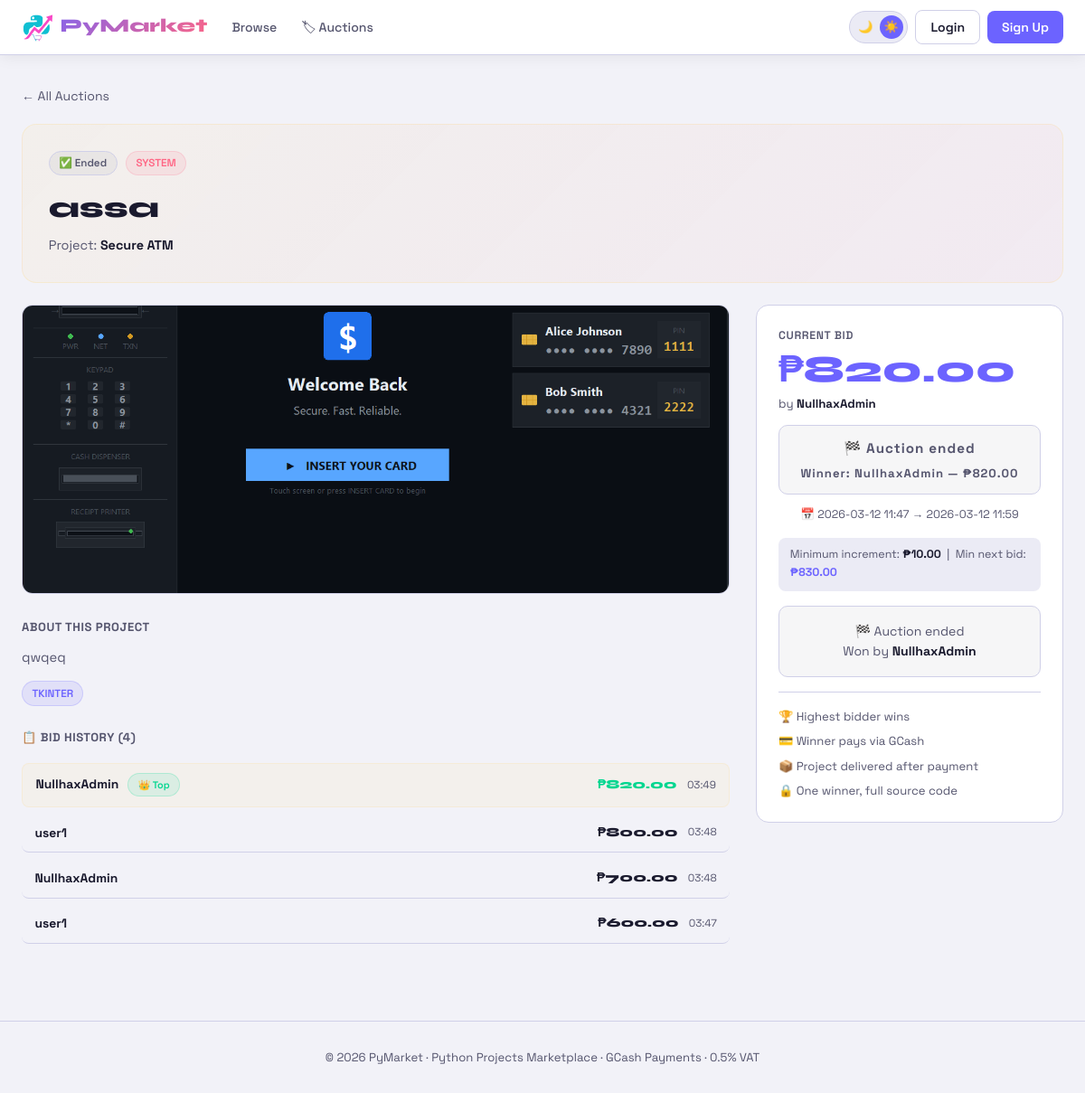
Page /auction/2 on the committed database.
### tables this page shows
CREATE TABLE projects (
                id INTEGER PRIMARY KEY AUTOINCREMENT,
                title TEXT NOT NULL,
                description TEXT NOT NULL,
                price REAL NOT NULL,
                tech_stack TEXT,
                category TEXT,
                file_path TEXT,
                is_active INTEGER DEFAULT 1,
                created_at TEXT DEFAULT CURRENT_TIMESTAMP
            );

CREATE TABLE auctions (
            id INTEGER PRIMARY KEY AUTOINCREMENT,
                    project_id INTEGER NOT NULL,
                            title TEXT NOT NULL,
                                    description TEXT NOT NULL,
                                            start_price REAL NOT NULL DEFAULT 0,
                                                    min_increment REAL NOT NULL DEFAULT 10,
                                                            starts_at TEXT NOT NULL,
                                                                    ends_at TEXT NOT NULL,
                                                                            status TEXT DEFAULT 'upcoming',
                                                                                    winner_id INTEGER,
                                                                                            winning_bid REAL,
                                                                                                    created_at TEXT DEFAULT CURRENT_TIMESTAMP
                                                                                                        );

CREATE TABLE auction_bids (
                                                                                                                    id INTEGER PRIMARY KEY AUTOINCREMENT,
                                                                                                                            auction_id INTEGER NOT NULL,
                                                                                                                                    user_id INTEGER NOT NULL,
                                                                                                                                            amount REAL NOT NULL,
                                                                                                                                                    created_at TEXT DEFAULT CURRENT_TIMESTAMP
                                                                                                                                                        );

CREATE TABLE users (
                id INTEGER PRIMARY KEY AUTOINCREMENT,
                username TEXT UNIQUE NOT NULL,
                email TEXT UNIQUE NOT NULL,
                password TEXT NOT NULL,
                bio TEXT DEFAULT '',
                avatar TEXT DEFAULT '',
                is_admin INTEGER DEFAULT 0,
                created_at TEXT DEFAULT CURRENT_TIMESTAMP
            );

### app.py (the view, shortened to what this page needs)
@app.route('/auction/<int:aid>')
def auction_detail(aid):
    db = get_db()
    a = db.execute("""
        SELECT a.*, p.title as project_title, p.category, p.description as project_desc,
            p.tech_stack,
            (SELECT filename FROM screenshots WHERE project_id=p.id LIMIT 1) as thumb,
            (SELECT COUNT(*) FROM auction_bids WHERE auction_id=a.id) as bid_count,
            (SELECT MAX(amount) FROM auction_bids WHERE auction_id=a.id) as current_bid,
            (SELECT u.username FROM auction_bids b JOIN users u ON b.user_id=u.id
             WHERE b.auction_id=a.id ORDER BY b.amount DESC LIMIT 1) as top_bidder
        FROM auctions a JOIN projects p ON a.project_id=p.id WHERE a.id=?
    """, (aid,)).fetchone()
    if not a:
        return redirect(url_for('auctions'))
    bids = db.execute("""
        SELECT b.*, u.username FROM auction_bids b
        JOIN users u ON b.user_id=u.id
        WHERE b.auction_id=? ORDER BY b.amount DESC
    """, (aid,)).fetchall()
    live_status = auction_status(a)
    user_bid = None
    if session.get('user_id'):
        user_bid = db.execute(
            "SELECT MAX(amount) as amt FROM auction_bids WHERE auction_id=? AND user_id=?",
            (aid, session['user_id'])).fetchone()
    min_bid = round((a['current_bid'] or a['start_price']) + a['min_increment'], 2)
    is_winner = False
    winner_paid = False
    return render_template('auction_detail.html', a=dict(a), bids=bids,
                           live_status=live_status, min_bid=min_bid, user_bid=user_bid,
                           is_winner=is_winner, winner_paid=winner_paid)

### templates/auction_detail.html (shortened to what this page needs)
{% extends 'base.html' %}
{% block content %}
<div class="container">
  <a href="{{ url_for('auctions') }}" style="color:var(--muted);font-size:.88rem;display:inline-flex;align-items:center;gap:.3rem;margin-bottom:1.2rem">← All Auctions</a>
  <div class="auction-hero">
    <div style="display:flex;align-items:center;gap:.6rem;flex-wrap:wrap;margin-bottom:.6rem">
      {% if live_status=='live' %}
        <span class="badge" style="background:rgba(0,214,143,.15);border:1px solid rgba(0,214,143,.3);color:var(--green)"><span class="live-pulse"></span>LIVE NOW</span>
      {% elif live_status=='upcoming' %}
        <span class="badge badge-yellow">⏳ Upcoming</span>
      {% else %}
        <span class="badge" style="background:rgba(136,136,153,.1);border:1px solid var(--border);color:var(--muted)">✅ Ended</span>
      {% endif %}
      {% if a['category'] %}<span class="badge badge-cat">{{ a['category'] }}</span>{% endif %}
    </div>
    <h1 style="font-family:var(--display);font-size:clamp(1.4rem,4vw,2rem);font-weight:800;margin-bottom:.3rem">{{ a['title'] }}</h1>
    <div style="color:var(--muted);font-size:.9rem">Project: <strong style="color:var(--text)">{{ a['project_title'] }}</strong></div>
  </div>
  <div class="bid-layout">
    <div>
      {% if a['thumb'] %}
      <img src="{{ url_for('static',filename='uploads/screenshots/'+a['thumb']) }}" style="width:100%;border-radius:12px;border:1px solid var(--border);margin-bottom:1.2rem;max-height:320px;object-fit:cover">
      {% endif %}
      <div style="margin-bottom:1.5rem">
        <h3 style="font-size:.82rem;text-transform:uppercase;letter-spacing:.04em;color:var(--muted);margin-bottom:.6rem">About this project</h3>
        <div style="color:var(--muted);font-size:.92rem;line-height:1.8">{{ a['project_desc'] }}</div>
        {% if a['tech_stack'] %}
        <div style="display:flex;flex-wrap:wrap;gap:.35rem;margin-top:.8rem">
          {% for t in a['tech_stack'].split(',') %}<span class="badge badge-tech">{{ t.strip() }}</span>{% endfor %}
        </div>
        {% endif %}
      </div>
      <h3 style="font-size:.82rem;text-transform:uppercase;letter-spacing:.04em;color:var(--muted);margin-bottom:.8rem">📋 Bid History (<span id="bid-count">{{ a['bid_count'] }}</span>)</h3>
      <div class="bid-feed" id="bidFeed">
        {% for b in bids %}
        <div class="bid-row {% if session.get('username')==b['username'] %}mine{% endif %}">
          <div>
            <span style="font-weight:700">{{ b['username'] }}</span>
            {% if loop.first %}<span class="badge badge-green" style="margin-left:.4rem;font-size:.68rem">👑 Top</span>{% endif %}
          </div>
          <div style="display:flex;align-items:center;gap:.7rem">
            <span style="font-family:var(--display);font-weight:800;color:{% if loop.first %}var(--green){% else %}var(--text){% endif %}">₱{{ "%.2f"|format(b['amount']) }}</span>
            <span style="font-size:.73rem;color:var(--muted)">{{ b['created_at'][11:16] }}</span>
          </div>
        </div>
        {% else %}
        <div style="text-align:center;color:var(--muted);padding:2rem;font-size:.9rem" id="noBids">No bids yet — be the first! 🎯</div>
        {% endfor %}
      </div>
    </div>
    <div>
      <div class="bid-box">
        <div style="font-size:.77rem;font-weight:600;text-transform:uppercase;letter-spacing:.05em;color:var(--muted);margin-bottom:.2rem">
          {% if a['current_bid'] %}Current Bid{% else %}Starting Price{% endif %}
        </div>
        <div class="current-price" id="currentPrice" style="color:{% if live_status=='live' %}var(--green){% else %}var(--accent){% endif %}">
          ₱{{ "%.2f"|format(a['current_bid'] or a['start_price']) }}
        </div>
        {% if a['top_bidder'] %}
        <div style="font-size:.83rem;color:var(--muted);margin-bottom:.6rem">by <strong id="topBidder" style="color:var(--text)">{{ a['top_bidder'] }}</strong></div>
        {% else %}
        <div style="font-size:.83rem;color:var(--muted);margin-bottom:.6rem" id="topBidder">No bids yet</div>
        {% endif %}
        <div class="timer {{ live_status }}" id="timerBox">
          {% if live_status=='upcoming' %}
            <div style="font-size:.72rem;margin-bottom:.3rem;font-family:var(--font)">Starts in</div>
            <span id="timerVal">--:--:--</span>
          {% elif live_status=='live' %}
            <div style="font-size:.72rem;margin-bottom:.3rem;font-family:var(--font)">⏱ Time left</div>
            <span id="timerVal">--:--:--</span>
          {% else %}
            <div style="font-family:var(--font);font-size:.95rem">🏁 Auction ended</div>
            {% if a['top_bidder'] %}
            <div style="font-size:.82rem;margin-top:.3rem;font-family:var(--font)">Winner: <strong>{{ a['top_bidder'] }}</strong> — ₱{{ "%.2f"|format(a['current_bid']) }}</div>
            {% endif %}
          {% endif %}
        </div>
        <div style="font-size:.78rem;color:var(--muted);text-align:center;margin-bottom:.9rem">
          📅 {{ a['starts_at'][:16].replace('T',' ') }} → {{ a['ends_at'][:16].replace('T',' ') }}
        </div>
        <div style="font-size:.78rem;color:var(--muted);margin-bottom:1rem;background:var(--surface2);border-radius:8px;padding:.6rem .8rem">
          Minimum increment: <strong style="color:var(--text)">₱{{ "%.2f"|format(a['min_increment']) }}</strong> &nbsp;|&nbsp;
          Min next bid: <strong style="color:var(--accent)" id="minBid">₱{{ "%.2f"|format(min_bid) }}</strong>
        </div>
        {% if live_status=='live' %}
          {% if not session.get('user_id') %}
            <button class="btn btn-primary btn-full" onclick="requireLogin('')">🔐 Login to Bid</button>
          {% elif session.get('is_admin') %}
            <div style="background:rgba(255,209,102,.08);border:1px solid rgba(255,209,102,.2);border-radius:9px;padding:.9rem;text-align:center;color:var(--yellow);font-size:.88rem">👑 Admins cannot bid</div>
          {% else %}
            <div id="bidMsg" style="display:none;padding:.6rem;border-radius:8px;font-size:.85rem;margin-bottom:.7rem;text-align:center"></div>
            <div style="display:flex;gap:.5rem;margin-bottom:.5rem">
              <input type="number" id="bidInput" min="{{ min_bid }}" step="1" placeholder="₱{{ "%.0f"|format(min_bid) }}" style="flex:1;font-size:1rem;font-weight:700">
              <button class="btn btn-primary" onclick="placeBid({{ a['id'] }})">Bid!</button>
            </div>
            <div style="display:flex;gap:.4rem;flex-wrap:wrap">
              {% set cur = a['current_bid'] or a['start_price'] %}
              <button class="btn btn-outline btn-sm" onclick="setBid({{ (cur + a['min_increment'])|round(2) }})">+₱{{ "%.0f"|format(a['min_increment']) }}</button>
              <button class="btn btn-outline btn-sm" onclick="setBid({{ (cur + a['min_increment']*5)|round(2) }})">+₱{{ "%.0f"|format(a['min_increment']*5) }}</button>
              <button class="btn btn-outline btn-sm" onclick="setBid({{ (cur + a['min_increment']*10)|round(2) }})">+₱{{ "%.0f"|format(a['min_increment']*10) }}</button>
            </div>
            {% if user_bid and user_bid['amt'] %}
            <div style="margin-top:.8rem;font-size:.8rem;color:var(--muted);text-align:center">Your highest bid: <strong style="color:var(--accent)">₱{{ "%.2f"|format(user_bid['amt']) }}</strong></div>
            {% endif %}
          {% endif %}
        {% elif live_status=='upcoming' %}
          <div style="background:rgba(255,209,102,.08);border:1px solid rgba(255,209,102,.2);border-radius:9px;padding:1rem;text-align:center;color:var(--yellow);font-size:.9rem">⏳ Bidding opens when auction starts</div>
        {% elif live_status=='ended' %}
          {% if is_winner %}
            {% if winner_paid %}
              <div style="background:rgba(0,214,143,.1);border:1px solid rgba(0,214,143,.25);border-radius:10px;padding:1rem;text-align:center;color:var(--green);font-weight:600">
                ✅ Payment submitted — waiting for admin approval
              </div>
            {% else %}
              <div style="background:rgba(255,209,102,.1);border:1px solid rgba(255,209,102,.3);border-radius:10px;padding:1rem;margin-bottom:.9rem;text-align:center">
                <div style="font-size:1.5rem;margin-bottom:.3rem">🏆</div>
                <div style="font-weight:700;color:var(--yellow);font-size:.97rem">You won this auction!</div>
                <div style="color:var(--muted);font-size:.82rem;margin-top:.2rem">Winning bid: <strong style="color:var(--green)">₱{{ "%.2f"|format(a['current_bid']) }}</strong></div>
              </div>
              <a href="{{ url_for('buy', pid=a['project_id']) }}" class="btn btn-primary btn-full" style="margin-bottom:.5rem">
                💳 Pay Now via GCash
              </a>
              <div style="font-size:.76rem;color:var(--muted);text-align:center;margin-top:.3rem">Complete your payment to receive the project</div>
            {% endif %}
          {% else %}
            <div style="background:rgba(136,136,153,.08);border:1px solid var(--border);border-radius:10px;padding:1rem;text-align:center;color:var(--muted);font-size:.88rem">
              🏁 Auction ended
              {% if a['top_bidder'] %}<br>Won by <strong style="color:var(--text)">{{ a['top_bidder'] }}</strong>{% endif %}
            </div>
          {% endif %}
        {% endif %}
        <div class="divider" style="margin:1rem 0"></div>
        <ul style="list-style:none;font-size:.82rem;color:var(--muted);display:flex;flex-direction:column;gap:.4rem">
          <li>🏆 Highest bidder wins</li>
          <li>💳 Winner pays via GCash</li>
          <li>📦 Project delivered after payment</li>
          <li>🔒 One winner, full source code</li>
        </ul>
      </div>
    </div>
  </div>
</div>
{% endblock %}

### rows in the picture
projects: category "SYSTEM", project_title "Secure ATM", project_desc "qwqeq", strip "TKINTER"
auctions: title "assa", starts_at "2026-03-12 11:47", ends_at "2026-03-12 11:59", min_increment "10.00"
auction_bids: username "NullhaxAdmin", shows "👑 Top", amount "820.00", created_at "03:49"
auction_bids: username "user1", amount "800.00", created_at "03:48"
auction_bids: username "NullhaxAdmin", amount "700.00", created_at "03:48"
auction_bids: username "user1", amount "600.00", created_at "03:47"
users: top_bidder "NullhaxAdmin"

### other values in the picture
{{ a['bid_count'] }} "4"
{{ "%.2f"|format(a['current_bid'] or a['start_price']) }} "820.00"
{{ "%.2f"|format(a['current_bid']) }} "820.00"
{{ "%.2f"|format(min_bid) }} "830.00"
